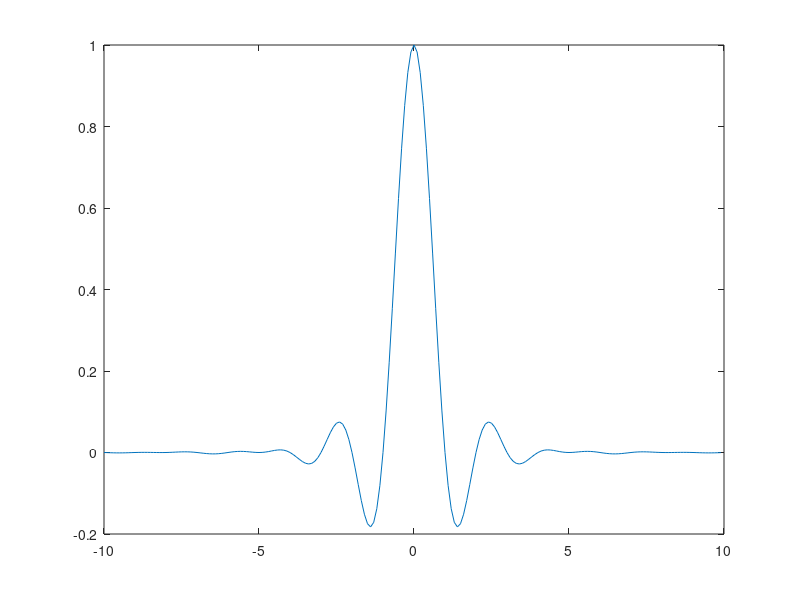
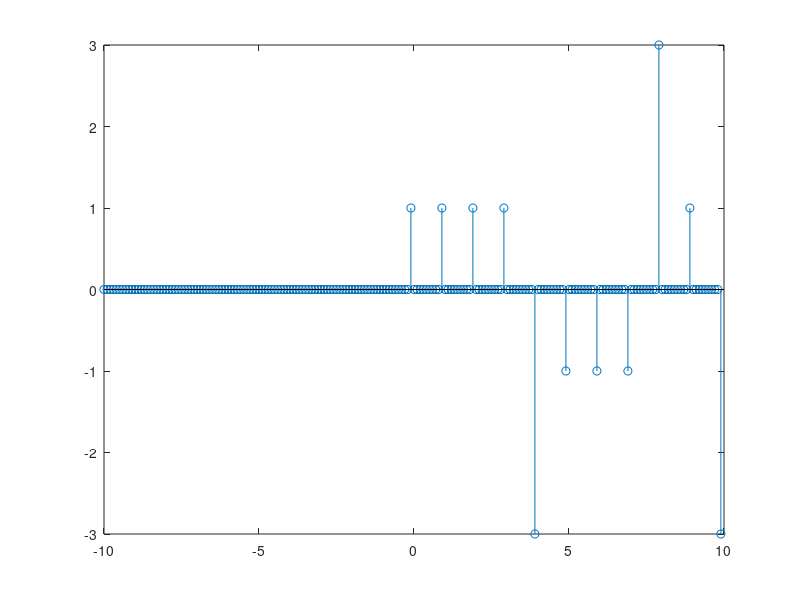
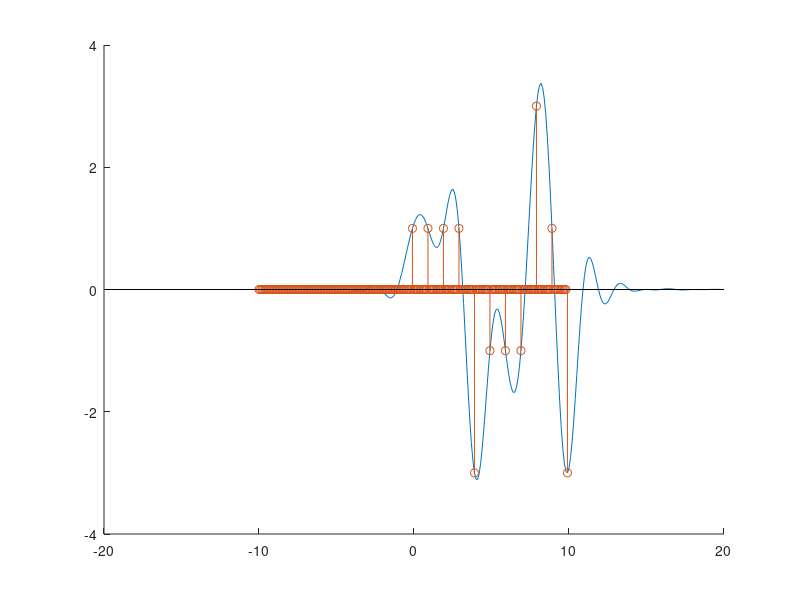
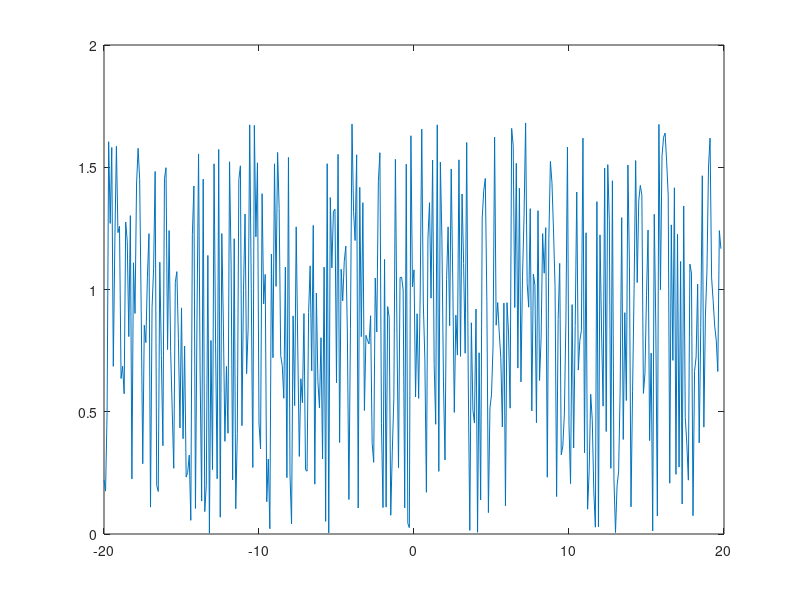

Write the MATLAB code that produced these figures, in order.
%% PAM-4 Transmitter
T = 1;
a = 0.3;
tstep = 0.1;
t = -10:tstep:10-tstep;
g = sinc(t/T) .* (cos(a*pi*t/T) ./ (1 - (2*a*t/T).^2));
figure(1)
plot(t,g)

%%
ak = zeros(1,length(t));
am = randsrc(1,11,[-3,-1,1,3]);
k = (length(t)/2:(1/tstep):length(t));
ak(k) = am;
figure(2)
stem(t,ak)

%%
s = conv(ak, g);
figure(3)
hold on
t2 = -20:tstep:20-2*tstep;
plot(t2,s)
stem(t,ak)
hold off

%% rx
N = 0.5*max(s);
%n = N*gaussmf(t2, [0.5 5]);
n = N*rand(1, length(t2));
figure(4)
plot(t2, n)
%% 
r = s+n;
gn = sinc((-t)/T) .* (cos(a*pi*(-t)/T) ./ (1 - (2*a*(-t)/T).^2));
figure()
plot(t2,r)
h = conj(gn);
figure()
plot(t,h)
%% 

t3 = -30:tstep:30-3*tstep;
y = conv(r, gn);
figure()
plot(t3,y)

%% amostragem
for R = 1:length(t3)
    if (mod(R,100) == 0)
        
    end
end
